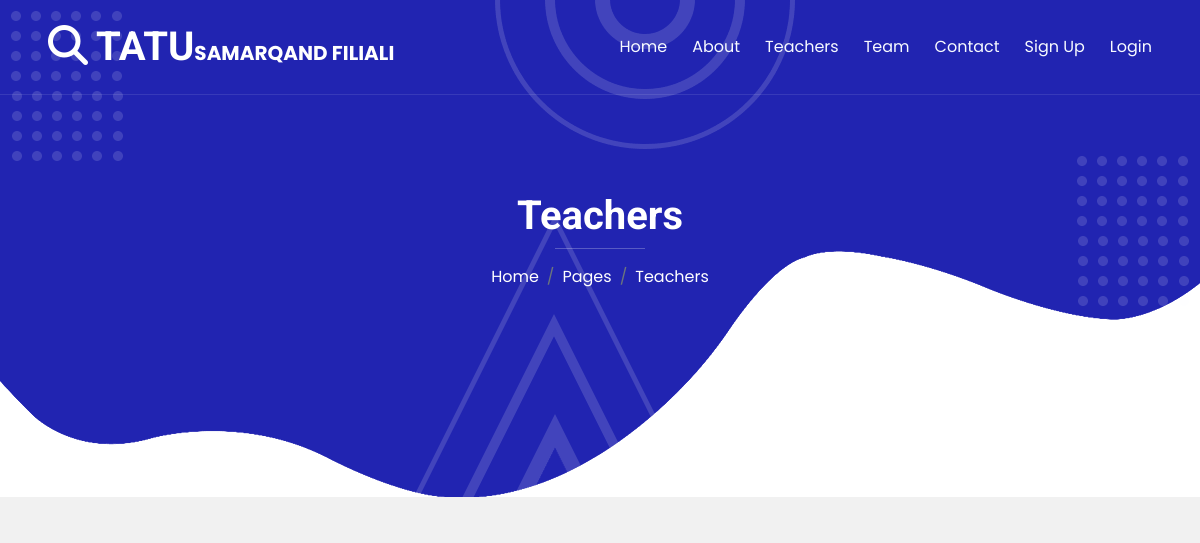
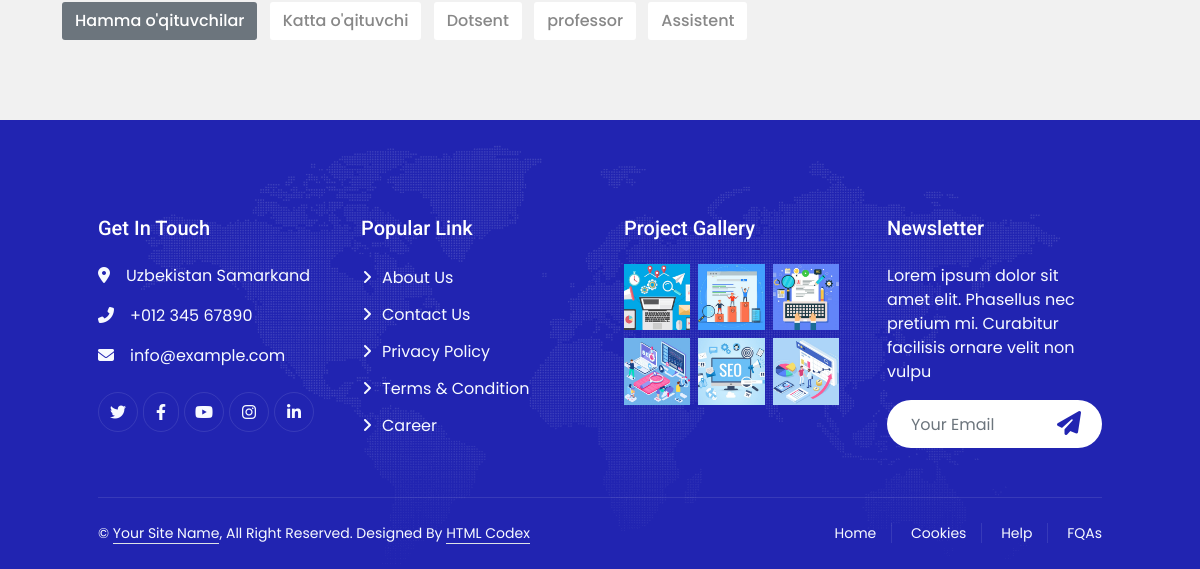
The page /teachers/ on the database as committed earlier (2 pictures, top to bottom).
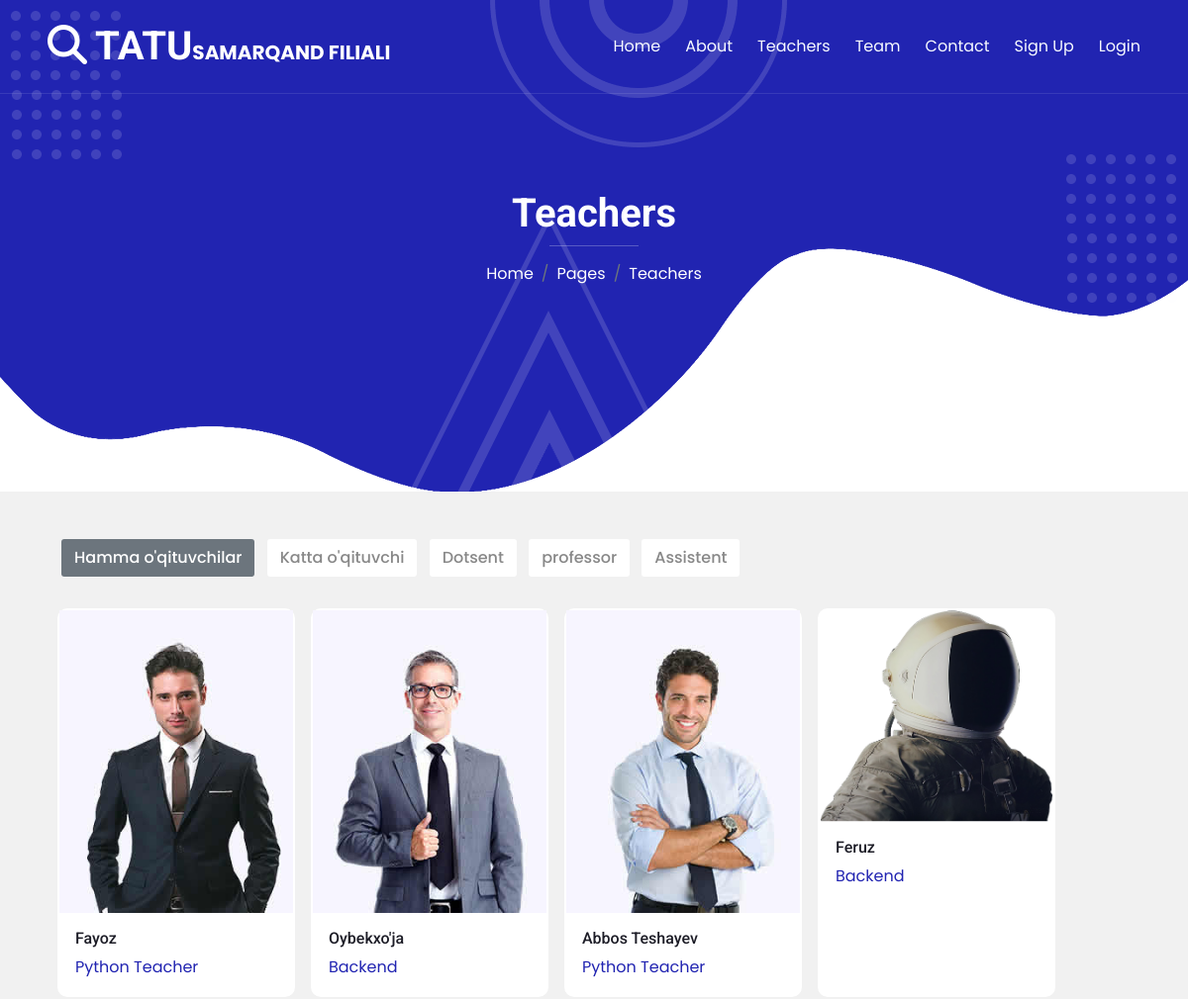
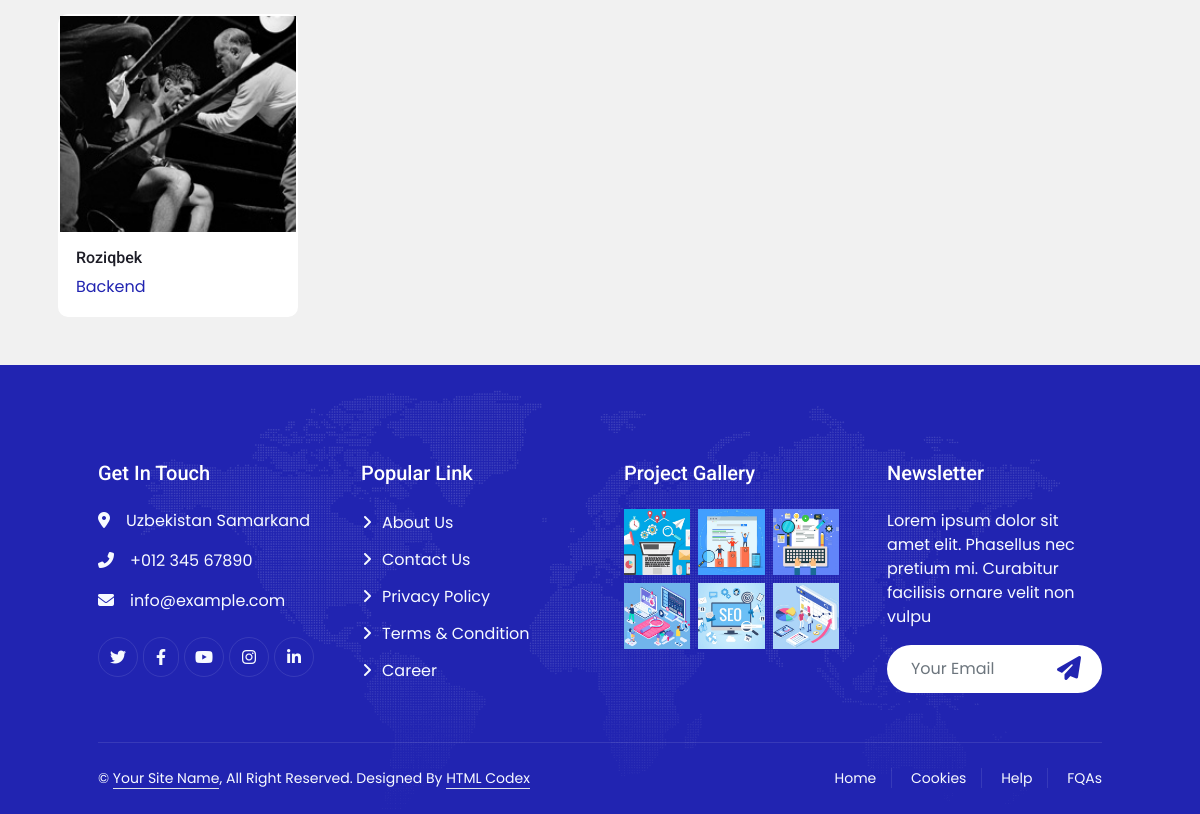
The same page on the database as committed later (2 pictures, top to bottom).
### contact/models.py (models this page shows, shortened)
class TeacherModell(models.Model):
    img = models.ImageField(upload_to='image/')
    name = models.CharField(max_length=200)
    occupation = models.CharField(max_length=100)
    rate = models.CharField(max_length=50)
    choise = (
        ('katta','oqituvchi'),
        ('dotsent','dotsent'),
        ('professor','professor'),
        ('assistent','assistent')
    )
    teacher23 = models.CharField(max_length=214,choices=choise)

### contact/views.py (the view)
# urls.py: path('teachers/',TeacherView,name='teachers'),
def TeacherView(request):
  context = TeacherModell.objects.all()
  return render(request,'contact/services.html',{'context':context})

### contact/templates/contact/services.html (shortened to what this page needs)
{% extends 'base.html' %}
{% load static %}
{% block head %}
<link rel="stylesheet" href="https://cdn.jsdelivr.net/npm/swiper@9/swiper-bundle.min.css" />
{% endblock head %}
{% block content %}
<div class="container-xxl py-5 bg-primary hero-header mb-5">
  <div class="container my-5 py-5 px-lg-5">
    <div class="row g-5 py-5">
      <div class="col-12 text-center">
        <h1 class="text-white animated zoomIn">Teachers</h1>
        <hr class="bg-white mx-auto mt-0" style="width: 90px" />
        <nav aria-label="breadcrumb">
          <ol class="breadcrumb justify-content-center">
            <li class="breadcrumb-item">
              <a class="text-white" href="#">Home</a>
            </li>
            <li class="breadcrumb-item">
              <a class="text-white" href="#">Pages</a>
            </li>
            <li class="breadcrumb-item text-white active" aria-current="page">
              Teachers
            </li>
          </ol>
        </nav>
      </div>
    </div>
  </div>
</div>
<div class="container">
  <div class="row mt-5" id="filter-buttons">
    <div class="col-12">
      <button class="btn mb-2 me-1 active" data-filter="all">
        Hamma o'qituvchilar
      </button>
      <button class="btn mb-2 mx-1" data-filter="katta">Katta o'qituvchi</button>
      <button class="btn mb-2 mx-1" data-filter="dotsent">Dotsent</button>
      <button class="btn mb-2 mx-1" data-filter="professor">professor</button>
      <button class="btn mb-2 mx-1" data-filter="assistent">Assistent</button>
    </div>
  </div>
  <div class="row px-2 mt-4 gap-3" id="filterable-cards">
    {% for i in context %}
    <div class="card p-0" data-name="{{i.teacher23}}">
      <a data-hash="slide1" class="swiper-slide" href="{% url 'info' i.name %}">
        <img src="{{i.img.url}}" alt="" />
        <div class="card-body">
          <h6 class="card-title">{{i.name}}</h6>
          <p class="card-text">{{i.occupation}}</p>
        </div>
      </a>
    </div>
    {% endfor %}
  </div>
</div>
{% endblock content %}

### templates/base.html (shortened to what this page needs)
{% load static %}
<!DOCTYPE html>
<html lang="en">
<head>
    <link href="https://cdnjs.cloudflare.com/ajax/libs/font-awesome/5.10.0/css/all.min.css" rel="stylesheet">
    <link href="https://cdn.jsdelivr.net/npm/bootstrap-icons@1.4.1/font/bootstrap-icons.css" rel="stylesheet">
    <link rel="stylesheet" href="https://cdnjs.cloudflare.com/ajax/libs/font-awesome/6.1.2/css/all.min.css" />
    <link href="{% static 'lib/animate/animate.min.css' %}" rel="stylesheet">
    <link href="{% static 'lib/owlcarousel/assets/owl.carousel.min.css' %}" rel="stylesheet">
    <link href="{% static 'lib/lightbox/css/lightbox.min.css' %}" rel="stylesheet">
    <link href="{% static 'css/bootstrap.min.css' %}" rel="stylesheet">
    <link href="{% static 'css/style.css' %}" rel="stylesheet">
    {% block head %}{% endblock head %}
</head>
<body>
   <div class="container-xxl position-relative p-0">
    <nav class="navbar navbar-expand-lg navbar-light px-4 px-lg-5 py-3 py-lg-0">
        <a href="" class="navbar-brand p-0">
            <h1 class="m-0"><i class="fa fa-search me-2"></i>TATU<span class="fs-5">SAMARQAND FILIALI</span></h1>
        </a>
        <div class="collapse navbar-collapse" id="navbarCollapse">
            <div class="navbar-nav ms-auto py-0">
                <a href="{% url 'home' %}" class="nav-item nav-link">Home</a>
                <a href="{% url 'about' %}" class="nav-item nav-link">About</a>
                <a href="{% url 'teachers' %}" class="nav-item nav-link">Teachers</a>
                <a href="{% url 'team' %}" class="nav-item nav-link">Team</a>
                <a href="{% url 'contact' %}" class="nav-item nav-link">Contact</a>
                {% if user.username %}
                <a href="{% url 'news' %}" class="nav-item nav-link">News</a>
                <a href="{% url 'logout' %}" class="nav-item nav-link">log Out</a>
                {% else %}
                <a href="{% url 'signup' %}" class="nav-item nav-link">Sign Up</a>
                <a href="{% url 'login' %}" class="nav-item nav-link">Login</a>
                {% endif %}
            </div>
        </div>
    </nav>
</div>
    {% block content %}
    {% endblock content %}
    <div class="container-fluid bg-primary text-light footer mt-5 pt-5 wow fadeIn" data-wow-delay="0.1s">
        <div class="container py-5 px-lg-5">
            <div class="row g-5">
                <div class="col-md-6 col-lg-3">
                    <h5 class="text-white mb-4">Get In Touch</h5>
                    <p><i class="fa fa-map-marker-alt me-3"></i>Uzbekistan Samarkand</p>
                    <p><i class="fa fa-phone-alt me-3"></i>+012 345 67890</p>
                    <p><i class="fa fa-envelope me-3"></i>info@example.com</p>
                    <div class="d-flex pt-2">
                        <a class="btn btn-outline-light btn-social" href=""><i class="fab fa-twitter"></i></a>
                        <a class="btn btn-outline-light btn-social" href=""><i class="fab fa-facebook-f"></i></a>
                        <a class="btn btn-outline-light btn-social" href=""><i class="fab fa-youtube"></i></a>
                        <a class="btn btn-outline-light btn-social" href=""><i class="fab fa-instagram"></i></a>
                        <a class="btn btn-outline-light btn-social" href=""><i class="fab fa-linkedin-in"></i></a>
                    </div>
                </div>
                <div class="col-md-6 col-lg-3">
                    <h5 class="text-white mb-4">Popular Link</h5>
                    <a class="btn btn-link" href="">About Us</a>
                    <a class="btn btn-link" href="">Contact Us</a>
                    <a class="btn btn-link" href="">Privacy Policy</a>
                    <a class="btn btn-link" href="">Terms & Condition</a>
                    <a class="btn btn-link" href="">Career</a>
                </div>
                <div class="col-md-6 col-lg-3">
                    <h5 class="text-white mb-4">Project Gallery</h5>
                    <div class="row g-2">
                        <div class="col-4">
                            <img class="img-fluid" src="{% static 'img/portfolio-1.jpg' %}" alt="Image">
                        </div>
                        <div class="col-4">
                            <img class="img-fluid" src="{% static 'img/portfolio-2.jpg' %}" alt="Image">
                        </div>
                        <div class="col-4">
                            <img class="img-fluid" src="{% static 'img/portfolio-3.jpg' %}" alt="Image">
                        </div>
                        <div class="col-4">
                            <img class="img-fluid" src="{% static 'img/portfolio-4.jpg' %}" alt="Image">
                        </div>
                        <div class="col-4">
                            <img class="img-fluid" src="{% static 'img/portfolio-5.jpg' %}" alt="Image">
                        </div>
                        <div class="col-4">
                            <img class="img-fluid" src="{% static 'img/portfolio-6.jpg' %}" alt="Image">
                        </div>
                    </div>
                </div>
                <div class="col-md-6 col-lg-3">
                    <h5 class="text-white mb-4">Newsletter</h5>
                    <p>Lorem ipsum dolor sit amet elit. Phasellus nec pretium mi. Curabitur facilisis ornare velit non
                        vulpu</p>
                    <div class="position-relative w-100 mt-3">
                        <input class="form-control border-0 rounded-pill w-100 ps-4 pe-5" type="text"
                            placeholder="Your Email" style="height: 48px;">
                        <button type="button" class="btn shadow-none position-absolute top-0 end-0 mt-1 me-2"><i
                                class="fa fa-paper-plane text-primary fs-4"></i></button>
                    </div>
                </div>
            </div>
        </div>
        <div class="container px-lg-5">
            <div class="copyright">
                <div class="row">
                    <div class="col-md-6 text-center text-md-start mb-3 mb-md-0">
                        &copy; <a class="border-bottom" href="#">Your Site Name</a>, All Right Reserved.
                        Designed By <a class="border-bottom" href="https://htmlcodex.com">HTML Codex</a>
                    </div>
                    <div class="col-md-6 text-center text-md-end">
                        <div class="footer-menu">
                            <a href="">Home</a>
                            <a href="">Cookies</a>
                            <a href="">Help</a>
                            <a href="">FQAs</a>
                        </div>
                    </div>
                </div>
            </div>
        </div>
    </div>
</body>
</html>

### static/css/style.css (style rules this page uses)
:root { --primary: #2124B1; --secondary: #4777F5; --light: #F7FAFF; --dark: #1D1D27; }
h1, h2, h3, .fw-bold { font-weight: 700 !important; }
h4, h5, h6, .fw-medium { font-weight: 500 !important; }
.btn { font-weight: 500; transition: .5s; }
.navbar-light .navbar-nav .nav-link { position: relative; margin-left: 25px; padding: 35px 0; color: var(--light) !important; outline: none; transition: .5s; }
.navbar-light .navbar-brand h1 { color: #FFFFFF; }
@media (min-width: 992px) { .navbar-light { position: absolute; width: 100%; top: 0; left: 0; border-bottom: 1px solid rgba(256, 256, 256, .1); z-index: 999; } }
@media (min-width: 992px) { .navbar-light .navbar-nav .nav-link::before { position: absolute; content: ""; width: 0; height: 2px; bottom: -1px; left: 50%; background: var(--secondary); transition: .5s; } }
.hero-header { background: url(../img/bg-dot.png), url(../img/bg-dot.png), url(../img/bg-round.png), url(../img/bg-tree.png), url(../img/bg-bottom-hero.png); background-position: 10px 10px, bottom 190px right 10px, left 55% top -1px, left 45% bottom -1px, center bottom -1px; background-repeat: no-repeat; }
.footer { background: url(../img/footer.png) center center no-repeat; background-size: contain; }
.footer .btn.btn-social { margin-right: 5px; width: 40px; height: 40px; display: flex; align-items: center; justify-content: center; color: var(--light); border: 1px solid rgba(256, 256, 256, .1); border-radius: 40px; transition: .3s; }
.footer .btn.btn-link { display: block; margin-bottom: 10px; padding: 0; text-align: left; color: var(--light); font-weight: normal; transition: .3s; }
.footer .btn.btn-link::before { position: relative; content: "\f105"; font-family: "Font Awesome 5 Free"; font-weight: 900; margin-right: 10px; }
.footer .copyright { padding: 25px 0; font-size: 14px; border-top: 1px solid rgba(256, 256, 256, .1); }
.footer .copyright a { color: var(--light); }
.footer .footer-menu a { margin-right: 15px; padding-right: 15px; border-right: 1px solid rgba(255, 255, 255, .1); }
.footer .footer-menu a:last-child { margin-right: 0; padding-right: 0; border-right: none; }

### contact/templates/contact/services.html (style rules this page uses)
* { font-family: "Poppins", sans-serif; }
body { background: #f1f1f1 !important; }
.card.p-0 img { width: 100%; }
body .container { max-width: 1100px; }
#filter-buttons button { border-radius: 3px; background: #fff; border-color: transparent; }
#filter-buttons button.active { color: #fff; background: #6c757d; }
#filterable-cards .card { width: 15rem; border: 2px solid transparent; }

Rows that differ between the two databases and show on the page:
added TeacherModell: img (picture), name "Fayoz", occupation "Python Teacher"
added TeacherModell: img (picture), name "Oybekxo'ja", occupation "Backend"
added TeacherModell: img (picture), name "Abbos Teshayev", occupation "Python Teacher"
added TeacherModell: img (picture), name "Feruz", occupation "Backend"
added TeacherModell: img (picture), name "Roziqbek", occupation "Backend"
